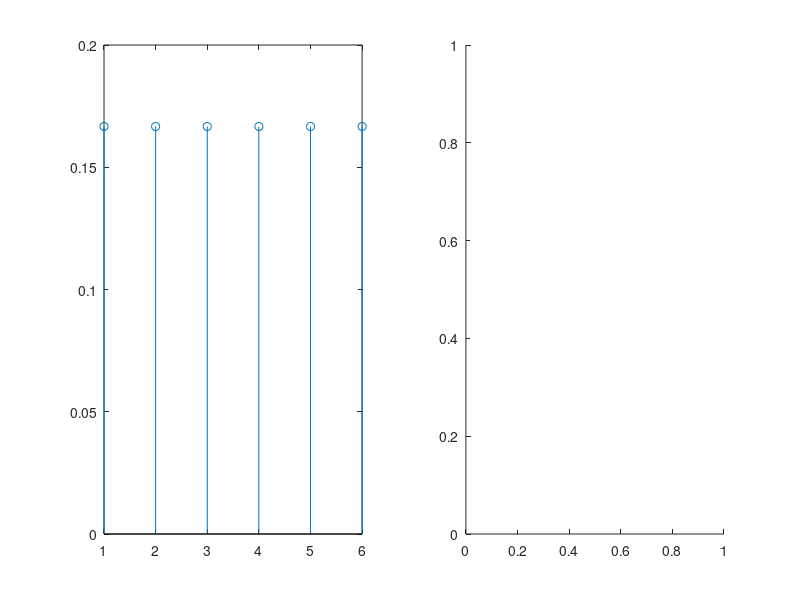

Write the MATLAB code that produced this figure. (Note: this script raises an error after producing the figure.)
%% Ex1
probX = ones(1,6)/6;
lados = 1:6;   

subplot(1,2,1);
stem(lados, probX);

subplot(1,2,2);
FX = cumsum([0 0 pX 0 0]);
stairs(-1:8, FX);

%% Ex2a
sample = 1:100;
pNota = ones(1,100)/100;

subplot (2, 1, 1);
stem(sample, pNota);

%% Ex2b
notas = [5 50 100];
casos = [90 9 1];
probX = casos/100;

%% Ex2c
pNota = ones(1,100)/100;

subplot (2, 1, 2);
Fx = cumsum([0 0 pNota 0 0]);
stairs(-1:102, Fx);

%% Ex4 (Realizado em grupo)
N = 1e5; p = 0.3; n = 5;

xi = 0:5;
probX = zeros(1,5);
amostras = rand(n,N) <= p;

for k = 0 : 5
    sucesso = sum(amostras) == k;
    probX(k+1) = sum(sucesso)/N;
end

FX = cumsum([0 probX 0]);
stairs(-1:6, FX);

Prob = sum(sum(amostras)<=2)/N;

%% Ex6a_b (Realizado em grupo)
p = 1/1000; n = 8000; k = 7;

% Poisson
lambda = n * p;
pX1 = ((lambda^k)/factorial(k))*(exp(-lambda));

% Binomial
% pX2 = factorial(n)/(factorial(n-k)*factorial(k)*p^k*(1-p)^(n-k));
pX2 = prod(n:-1:n-k+1)/prod(1:k)*p^k*(1-p)^(n-k);

%% Ex7a
n = 1; p = 15; k = 0;

lambda = p * n;
pk = lambda^k * exp(-lambda) / factorial(k);

%% Ex7b
n = 1; p = 15; k = 10; lambda = p * n;
x = 0;

for i = 0 : k
    x = x + lambda^i * exp(-lambda) / factorial(i);
end
p = 1 - x;

%% Ex8
lambda = 0.02; n = 100;

lambda = lambda * n;
pk = 0;

for k = 0 : 1
    pk = pk + lambda^k * exp(-lambda) / factorial(k);
end